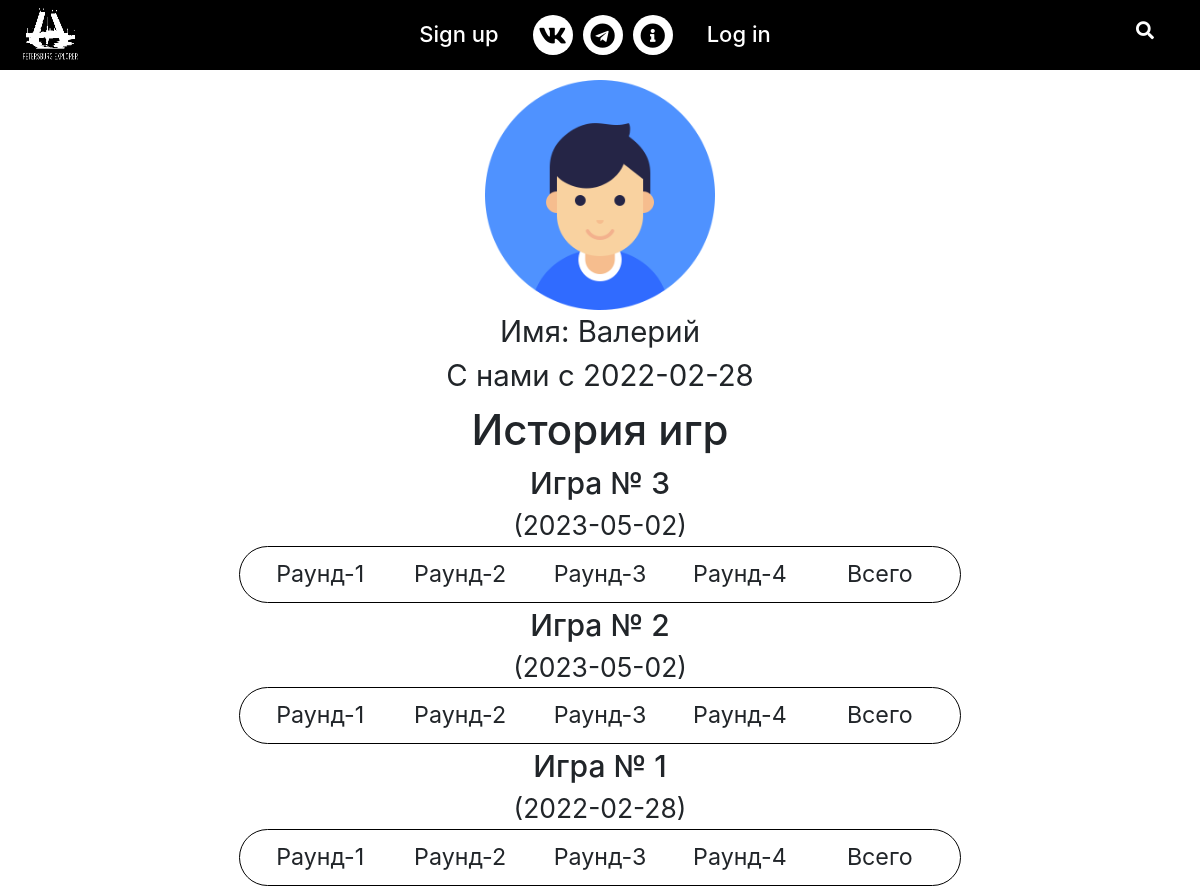
The app's page /users/Валерий, older data.
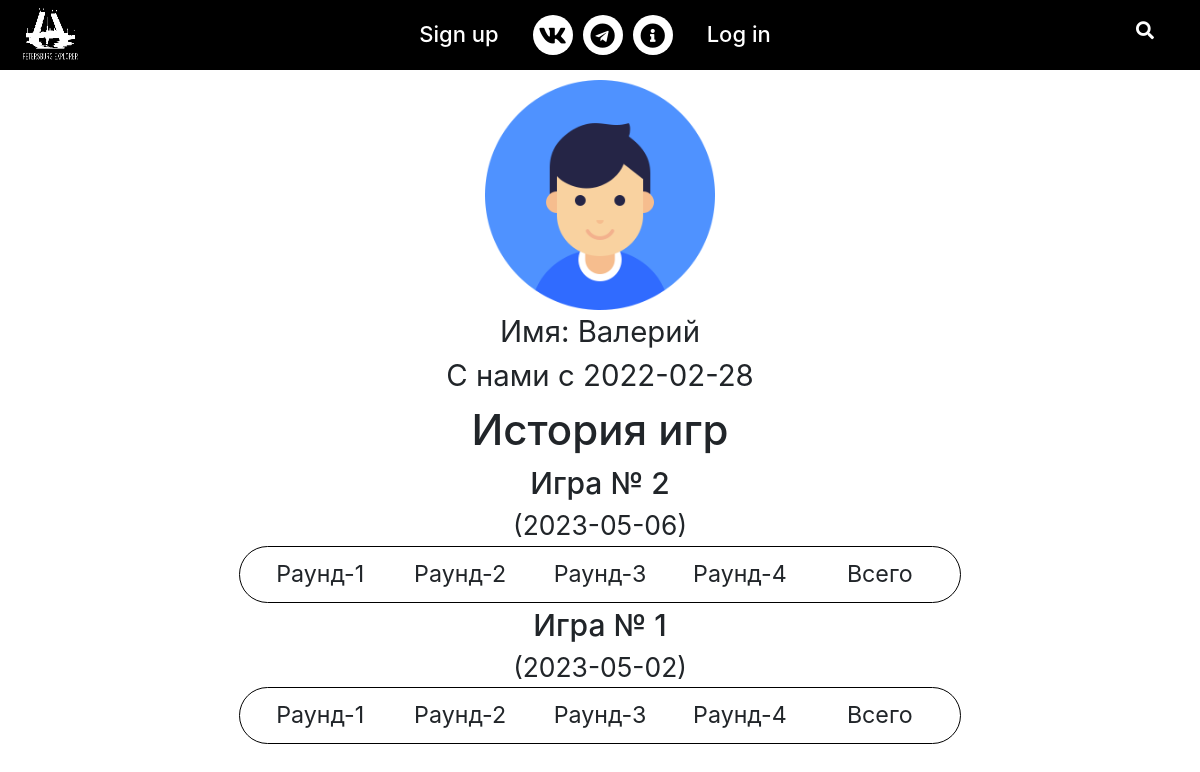
The same page, newer data.
### data/user.py (models this page shows, shortened)
class User(SqlAlchemyBase, UserMixin, SerializerMixin):
    __tablename__ = 'users'
    id = sqlalchemy.Column(sqlalchemy.Integer,
                           primary_key=True, autoincrement=True)
    name = sqlalchemy.Column(sqlalchemy.String, nullable=True)
    lower_name = sqlalchemy.Column(sqlalchemy.String, nullable=True)
    email = sqlalchemy.Column(sqlalchemy.String,
                              index=True, unique=True, nullable=True)
    hashed_password = sqlalchemy.Column(sqlalchemy.String, nullable=True)
    created_date = sqlalchemy.Column(sqlalchemy.Date, nullable=True, default=datetime.datetime.now)

### data/game_session.py (models this page shows, shortened)
class GameSession(SqlAlchemyBase):
    __tablename__ = 'game_sessions'
    id = sqlalchemy.Column(sqlalchemy.Integer,
                           primary_key=True, autoincrement=True)
    user_id = sqlalchemy.Column(sqlalchemy.Integer,
                                sqlalchemy.ForeignKey("users.id"))
    destination_coordinates_list = sqlalchemy.Column(sqlalchemy.String, nullable=True)
    finish_coordinates_list = sqlalchemy.Column(sqlalchemy.String, nullable=True)
    date = sqlalchemy.Column(sqlalchemy.Date, nullable=True, default=datetime.datetime.now)
    total_score = sqlalchemy.Column(sqlalchemy.Integer, nullable=True)
    round = sqlalchemy.Column(sqlalchemy.Integer, nullable=True)
    first_round_score = sqlalchemy.Column(sqlalchemy.Integer, nullable=True)
    second_round_score = sqlalchemy.Column(sqlalchemy.Integer, nullable=True)
    third_round_score = sqlalchemy.Column(sqlalchemy.Integer, nullable=True)
    fourth_round_score = sqlalchemy.Column(sqlalchemy.Integer, nullable=True)

### web_infrastructure/users_blueprint.py (the view)
@blueprint.route('/users/<username>')
def view_user(username):
    try:
        db_sess = db_session.create_session()
        user = db_sess.query(User).filter(
            (User.name == username)).first()
        game_sessions = db_sess.query(GameSession).filter(
            (GameSession.user_id == user.id))
        return render_template("profile.html", game_sessions=reversed(list(game_sessions)), user=user)
    except Exception as e:
        print(e)
        logging.fatal("ERROR OCCURED DURINGG SHOWING USER'S (id = {}) PROFILE".format(
            current_user.id))
        return render_template('error.html')

### data/db_session.py (called while the page is built)
def create_session() -> Session:
    global __factory
    return __factory()

### main.py (called while the page is built)
def create_app():
    app = Flask(__name__)
    app.config['SECRET_KEY'] = 'petersburg_explorer_secret_key'
    login_manager = LoginManager()
    login_manager.init_app(app)
    @login_manager.user_loader
    def load_user(user_id):
        db_sess = db_session.create_session()
        return db_sess.query(User).get(user_id)
    @app.context_processor
    def base():
        form = SearchForm()
        return dict(form=form)
    app.register_blueprint(users_blueprint.blueprint)
    app.register_blueprint(game_blueprint.blueprint)
    load_dotenv(dotenv_path='data/.env')
    db_session.global_init('db/Petersburg.db')
    return app

### templates/profile.html (shortened to what this page needs)
{% extends "base.html" %}
{% block content %}
<head>
    <link rel="stylesheet" href="../static/css/profile.css" type="text/css">
</head>
<div class="container">
    <div class="user-info">
        <img class="user-logo" src="../static/img/user.png" alt="..." width="230" height="230">
        <div class="info-label">Имя: {{ user.name }}</div>
        <div class="info-label">С нами с {{ user.created_date }}</div>
    </div>
    <div class="game-history">
        <div class="hist-label">
            История игр
        </div>
        {% for item in game_sessions%}
        <span class="game-label">Игра № {{ loop.revindex }}</span> <span class="date-label">({{ item.date }})</span>
        <div class="game-session">
            <div class="game-session-element">Раунд-1 <br> {{item.firstRoundScore}}</div>
            <div class="game-session-element">Раунд-2 <br> {{item.secondRoundScore}}</div>
            <div class="game-session-element">Раунд-3 <br> {{item.thirdRoundScore}}</div>
            <div class="game-session-element">Раунд-4 <br> {{item.fourthRoundScore}}</div>
            <div class="game-session-element">Всего <br> {{ item.totalScore }}</div>
        </div>
        {% endfor %}
    </div>
</div>
{% endblock %}

### templates/base.html (shortened to what this page needs)
<!DOCTYPE html>
<html lang="ru">
<head>
    <link rel="stylesheet" href="../static/css/style.css">
    <link href="https://cdn.jsdelivr.net/npm/bootstrap@5.0.0-beta2/dist/css/bootstrap.min.css" rel="stylesheet"
>
    <link rel="stylesheet" href="https://maxcdn.bootstrapcdn.com/bootstrap/4.0.0/css/bootstrap.min.css">
</head>
<body>
    <div class="wrapper">
        {% include "navbar.html" %}
        {% block content %}
        {% endblock %}
    </div>
</body>

### templates/navbar.html (shortened to what this page needs)
<head>
    <link rel="stylesheet" href="https://cdnjs.cloudflare.com/ajax/libs/font-awesome/5.15.3/css/all.min.css" />
</head>
<nav>
    <div class="logo"><a href="/">
            <img src="../static/img/logo.png" alt="" width="60" height="60">
        </a></div>
    <div class="content">
        <ul class="links">
            {% if not current_user.is_authenticated %}
            <li class="signup">
                <a href="/signup">Sign up</a>
            </li>
            {% endif %}
            <li class="social-menu">
                <div class="social-menu-element">
                    <a href="https://vk.com/petersburgexplorer">
                        <i class="fab fa-vk"></i>
                    </a>
                </div>
                <div class="social-menu-element">
                    <a href="https://t.me/peterburgexplorer_bot">
                        <i class="fab fa-telegram"></i>
                    </a>
                </div>
                <div class="social-menu-element">
                    <a href="/info/">
                        <i class="fas fa-info-circle"></i>
                    </a>
                </div>
            </li>
            {% if current_user.is_authenticated %}
            <li class="profile">
                <a href="#" class="desktop-link">
                    <i class="fas fa-user-circle"></i>
                    {{ current_user.name }}
                </a>
                <input type="checkbox" id="show-features">
                <label for="show-features">
                    <i class="fas fa-user-circle"></i>
                    {{ current_user.name }}
                </label>
                <ul class="dropdown">
                    <li><a href="/profile">Профиль</a></li>
                    <li><a href="/logout">Выйти</a></li>
                </ul>
            </li>
            {% else %}
            <li class="login">
                <a href="/login">Log in</a>
            </li>
            {% endif %}
        </ul>
    </div>
    <label for="show-search" class="search-icon"><i class="fas fa-search"></i></label>
</nav>

### static/css/style.css (style rules this page uses)
* { margin: 0; padding: 0; box-sizing: border-box; text-decoration: none; }
.wrapper { display: -webkit-box; display: -ms-flexbox; display: flex; -webkit-box-orient: vertical; -webkit-box-direction: normal; -ms-flex-direction: column; flex-direction: column; -ms-flex-wrap: wrap; flex-wrap: wrap; }
.wrapper nav { background-color: #000; position: relative; display: flex; width: 100%;; height: 70px; align-items: center; justify-content: space-between; }
nav .content { display: flex; align-items: center; }
.wrapper nav ul { padding-left: 0; }
nav .content .links { display: flex; margin-bottom: 0rem }
nav .content .links .social-menu { display: flex; align-self: center; }
.content .links li { list-style: none; line-height: 70px; margin: 0 0.5rem; }
.content .links li a, .content .links li label { color: #fff; text-decoration: none; font-size: 22px; font-weight: 500; padding: 9px 17px; border-radius: 5px; transition: all 0.3s ease; }
.wrapper .search-icon, .wrapper .menu-icon { color: #fff; font-size: 18px; cursor: pointer; line-height: 70px; width: 70px; text-align: center; }
.social-menu-element { padding: 0 5px; }
.social-menu-element a { border-radius: 50%!important; display: flex!important; align-items: center!important; justify-content: center!important; width: 40px; height: 40px; background-color: white; text-align: center; border-radius: 50%; -webkit-transition: 0.5s; transition: 0.5s; -webkit-transform: translate(0, 0px); transform: translate(0, 0px); -webkit-box-shadow: 0px 7px 5px rgba(0, 0, 0, 0.5); box-shadow: 0px 7px 5px rgba(0, 0, 0, 0.5); }
.social-menu-element i { color: #000000; font-size: 25px; -webkit-transition: 0.5s; transition: 0.5s; }
.social-menu-element a:hover, .social-menu-element a:visited, .social-menu-element a:link, .social-menu-element a:active { text-decoration: none; }
@media screen and (max-width: 1250px) { .wrapper nav { max-width: 100%; padding: 0 20px; } }
@media screen and (max-width: 1250px) { .content .links li a { padding: 8px 13px; } }

### static/css/profile.css (style rules this page uses)
.container { text-align: center; }
.game-history { display: flex; flex-direction: column; align-items: center; }
.game-session { border-radius: 35px; padding: 10px; border: 1px solid #000; display: flex; flex-wrap: wrap; font-size: calc(12px + 12 * (100vw / 1280)); width: 65%; }
.game-session-element { padding: 0px 0.1em; flex: 0 1 20%; }
.hist-label { display: inline; font-size: 3.5vw; font-weight: 550; }
.game-label { font-size: 2.5vw; font-weight: 500; }
.date-label { font-size: 2.2vw; }
.user-info { padding-top: 10px; display: block; }
.info-label { font-size: calc(20px + 10 * (100vw / 1280)); }

Row changes from the older to the newer data that the page shows:
removed GameSession: date "2023-05-02"
removed GameSession: date "2022-02-28"
added GameSession: date "2023-05-06"
